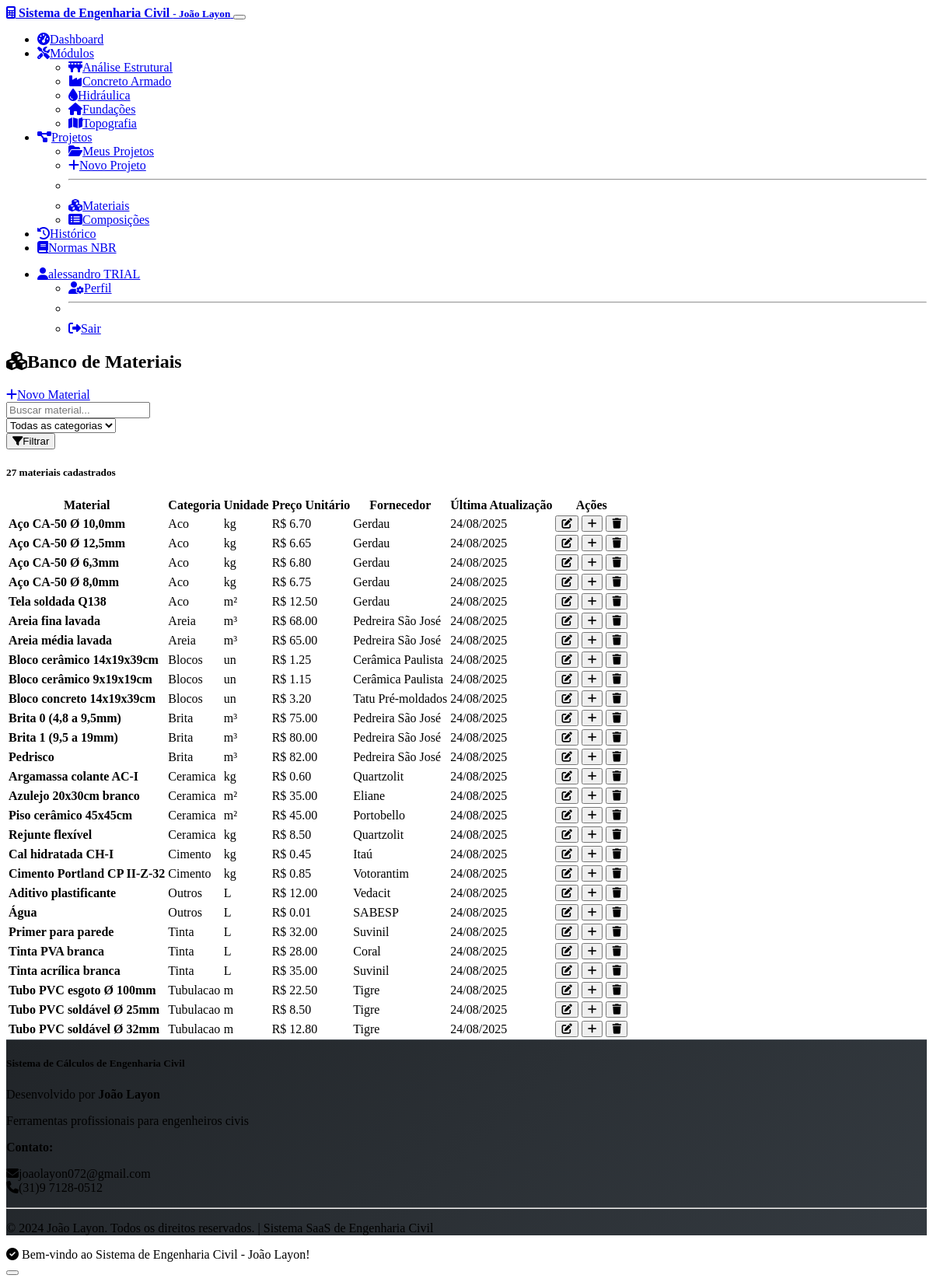
/materials (signed in), run on the app's committed database.
### models.py (models this page shows, shortened)
class User(UserMixin, db.Model):
    id = db.Column(db.Integer, primary_key=True)
    name = db.Column(db.String(100), nullable=False)
    email = db.Column(db.String(120), unique=True, nullable=False)
    password_hash = db.Column(db.String(256), nullable=False)
    plan = db.Column(db.String(20), default='trial')
    plan_expires = db.Column(db.DateTime)
    trial_expires = db.Column(db.DateTime)
    trial_used = db.Column(db.Boolean, default=False)
    role = db.Column(db.String(20), default='engineer')  # admin, engineer, client
    company = db.Column(db.String(200))
    crea_number = db.Column(db.String(50))
    specialization = db.Column(db.String(100))
    phone = db.Column(db.String(20))
    is_active = db.Column(db.Boolean, default=True)  # type: ignore
    created_at = db.Column(db.DateTime, default=datetime.utcnow)
    calculations = db.relationship('Calculation', backref='user', lazy=True)
    payments = db.relationship('Payment', backref='user', lazy=True)
    projects = db.relationship('Project', backref='user', lazy=True)
    def is_admin(self):
        return self.role == 'admin'

class Material(db.Model):
    id = db.Column(db.Integer, primary_key=True)
    name = db.Column(db.String(200), nullable=False)
    category = db.Column(db.String(100), nullable=False)  # cimento, areia, brita, aco, etc.
    unit = db.Column(db.String(10), nullable=False)
    unit_cost = db.Column(db.Float, nullable=False)
    supplier = db.Column(db.String(200))
    last_updated = db.Column(db.DateTime, default=datetime.utcnow)
    compositions = db.relationship('CompositionMaterial', backref='material', lazy=True)

### routes.py (the view)
@app.route('/materials')
@login_required
def materials():
    materials = Material.query.order_by(Material.category, Material.name).all()
    return render_template('materials/index.html', materials=materials)

### app.py (called while the page is built)
@login_manager.user_loader
def load_user(user_id):
    from models import User
    return User.query.get(int(user_id))

### templates/materials/index.html (shortened to what this page needs)
{% extends "base.html" %}
{% block content %}
<div class="row">
    <div class="col-12">
        <div class="d-flex justify-content-between align-items-center mb-4">
            <h2><i class="fas fa-cubes me-2"></i>Banco de Materiais</h2>
            <a href="{{ url_for('new_material') }}" class="btn btn-primary">
                <i class="fas fa-plus me-1"></i>Novo Material
            </a>
        </div>
        {% if materials %}
        <div class="card mb-4">
            <div class="card-body">
                <div class="row">
                    <div class="col-md-6">
                        <input type="text" class="form-control" id="searchMaterial" placeholder="Buscar material...">
                    </div>
                    <div class="col-md-4">
                        <select class="form-select" id="filterCategory">
                            <option value="">Todas as categorias</option>
                        </select>
                    </div>
                    <div class="col-md-2">
                        <button class="btn btn-outline-primary w-100" onclick="filterMaterials()">
                            <i class="fas fa-filter me-1"></i>Filtrar
                        </button>
                    </div>
                </div>
            </div>
        </div>
        <div class="card">
            <div class="card-header">
                <h5 class="mb-0">{{ materials|length }} materiais cadastrados</h5>
            </div>
            <div class="card-body">
                <div class="table-responsive">
                    <table class="table table-striped" id="materialsTable">
                        <thead>
                            <tr>
                                <th>Material</th>
                                <th>Categoria</th>
                                <th>Unidade</th>
                                <th>Preço Unitário</th>
                                <th>Fornecedor</th>
                                <th>Última Atualização</th>
                                <th>Ações</th>
                            </tr>
                        </thead>
                        <tbody>
                            {% for material in materials %}
                            <tr data-category="{{ material.category }}" data-name="{{ material.name.lower() }}">
                                <td>
                                    <strong>{{ material.name }}</strong>
                                </td>
                                <td>
                                    <span class="badge bg-secondary">{{ material.category.title() }}</span>
                                </td>
                                <td>{{ material.unit }}</td>
                                <td class="fw-bold">R$ {{ "%.2f"|format(material.unit_cost) }}</td>
                                <td>{{ material.supplier or '-' }}</td>
                                <td>{{ material.last_updated.strftime('%d/%m/%Y') }}</td>
                                <td>
                                    <div class="btn-group" role="group">
                                        <button class="btn btn-outline-primary btn-sm" onclick="editMaterial({{ material.id }})">
                                            <i class="fas fa-edit"></i>
                                        </button>
                                        <button class="btn btn-outline-success btn-sm" onclick="useMaterial({{ material.id }})">
                                            <i class="fas fa-plus"></i>
                                        </button>
                                        <button class="btn btn-outline-danger btn-sm" onclick="deleteMaterial({{ material.id }})">
                                            <i class="fas fa-trash"></i>
                                        </button>
                                    </div>
                                </td>
                            </tr>
                            {% endfor %}
                        </tbody>
                    </table>
                </div>
            </div>
        </div>
        {% endif %}
    </div>
</div>
{% endblock %}

### templates/base.html (shortened to what this page needs)
<!DOCTYPE html>
<html lang="pt-BR" data-bs-theme="dark">
<head>
    <link href="https://cdn.replit.com/agent/bootstrap-agent-dark-theme.min.css" rel="stylesheet">
    <link rel="stylesheet" href="https://cdnjs.cloudflare.com/ajax/libs/font-awesome/6.4.0/css/all.min.css">
    <link rel="stylesheet" href="{{ url_for('static', filename='css/style.css') }}">
</head>
<body>
    <nav class="navbar navbar-expand-lg navbar-dark bg-dark">
        <div class="container">
            <a class="navbar-brand fw-bold" href="{{ url_for('index') }}">
                <i class="fas fa-calculator me-2"></i>
                Sistema de Engenharia Civil
                <small class="text-muted">- João Layon</small>
            </a>
            <button class="navbar-toggler" type="button" data-bs-toggle="collapse" data-bs-target="#navbarNav">
            </button>
            <div class="collapse navbar-collapse" id="navbarNav">
                <ul class="navbar-nav me-auto">
                    {% if current_user.is_authenticated %}
                    <li class="nav-item">
                        <a class="nav-link" href="{{ url_for('dashboard') }}">
                            <i class="fas fa-tachometer-alt me-1"></i>Dashboard
                        </a>
                    </li>
                    <li class="nav-item dropdown">
                        <a class="nav-link dropdown-toggle" href="#" role="button" data-bs-toggle="dropdown">
                            <i class="fas fa-tools me-1"></i>Módulos
                        </a>
                        <ul class="dropdown-menu">
                            <li><a class="dropdown-item" href="{{ url_for('structural') }}">
                                <i class="fas fa-bridge me-2"></i>Análise Estrutural
                            </a></li>
                            <li><a class="dropdown-item" href="{{ url_for('concrete') }}">
                                <i class="fas fa-industry me-2"></i>Concreto Armado
                            </a></li>
                            <li><a class="dropdown-item" href="{{ url_for('hydraulics') }}">
                                <i class="fas fa-tint me-2"></i>Hidráulica
                            </a></li>
                            <li><a class="dropdown-item" href="{{ url_for('foundations') }}">
                                <i class="fas fa-home me-2"></i>Fundações
                            </a></li>
                            <li><a class="dropdown-item" href="{{ url_for('topography') }}">
                                <i class="fas fa-map me-2"></i>Topografia
                            </a></li>
                        </ul>
                    </li>
                    <li class="nav-item dropdown">
                        <a class="nav-link dropdown-toggle" href="#" role="button" data-bs-toggle="dropdown">
                            <i class="fas fa-project-diagram me-1"></i>Projetos
                        </a>
                        <ul class="dropdown-menu">
                            <li><a class="dropdown-item" href="{{ url_for('projects') }}">
                                <i class="fas fa-folder-open me-2"></i>Meus Projetos
                            </a></li>
                            <li><a class="dropdown-item" href="{{ url_for('new_project') }}">
                                <i class="fas fa-plus me-2"></i>Novo Projeto
                            </a></li>
                            <li><hr class="dropdown-divider"></li>
                            <li><a class="dropdown-item" href="{{ url_for('materials') }}">
                                <i class="fas fa-cubes me-2"></i>Materiais
                            </a></li>
                            <li><a class="dropdown-item" href="{{ url_for('compositions') }}">
                                <i class="fas fa-list-alt me-2"></i>Composições
                            </a></li>
                        </ul>
                    </li>
                    <li class="nav-item">
                        <a class="nav-link" href="{{ url_for('history') }}">
                            <i class="fas fa-history me-1"></i>Histórico
                        </a>
                    </li>
                    <li class="nav-item">
                        <a class="nav-link" href="{{ url_for('technical_standards') }}">
                            <i class="fas fa-book me-1"></i>Normas NBR
                        </a>
                    </li>
                    {% endif %}
                </ul>
                <ul class="navbar-nav">
                    {% if current_user.is_authenticated %}
                    <li class="nav-item dropdown">
                        <a class="nav-link dropdown-toggle" href="#" role="button" data-bs-toggle="dropdown">
                            <i class="fas fa-user me-1"></i>{{ current_user.name }}
                            <span class="badge bg-{% if current_user.plan == 'pro' %}success{% else %}secondary{% endif %} ms-1">
                                {{ current_user.plan.upper() }}
                            </span>
                        </a>
                        <ul class="dropdown-menu">
                            <li><a class="dropdown-item" href="{{ url_for('profile') }}">
                                <i class="fas fa-user-cog me-2"></i>Perfil
                            </a></li>
                            <li><hr class="dropdown-divider"></li>
                            <li><a class="dropdown-item" href="{{ url_for('logout') }}">
                                <i class="fas fa-sign-out-alt me-2"></i>Sair
                            </a></li>
                        </ul>
                    </li>
                    {% endif %}
                </ul>
            </div>
        </div>
    </nav>
    <main class="container my-4">
        {% block content %}{% endblock %}
    </main>
    <footer class="bg-dark text-light py-4 mt-5">
        <div class="container">
            <div class="row">
                <div class="col-md-6">
                    <h5 class="fw-bold">Sistema de Cálculos de Engenharia Civil</h5>
                    <p class="mb-2">Desenvolvido por <strong>João Layon</strong></p>
                    <p class="text-muted small">Ferramentas profissionais para engenheiros civis</p>
                </div>
                <div class="col-md-6 text-md-end">
                    <p class="mb-1"><strong>Contato:</strong></p>
                    <p class="text-muted small">
                        <i class="fas fa-envelope me-1"></i>joaolayon072@gmail.com<br>
                        <i class="fas fa-phone me-1"></i>(31)9 7128-0512
                    </p>
                </div>
            </div>
            <hr class="my-3">
            <div class="row">
                <div class="col-12 text-center">
                    <p class="mb-0 text-muted small">
                        &copy; 2024 João Layon. Todos os direitos reservados. |
                        Sistema SaaS de Engenharia Civil
                    </p>
                </div>
            </div>
        </div>
    </footer>
</body>
</html>

### static/css/style.css (style rules this page uses)
.navbar-brand { font-weight: 700; text-shadow: 0 1px 2px rgba(0, 0, 0, 0.1); }
footer { background: linear-gradient(135deg, #212529 0%, #343a40 100%); border-top: 1px solid #495057; }

### data on the page
User: name "alessandro", plan "TRIAL"
Material: name "Aço CA-50 Ø 10,0mm", category "Aco", unit "kg", unit_cost "6.70", supplier "Gerdau", last_updated "24/08/2025"
Material: name "Aço CA-50 Ø 12,5mm", category "Aco", unit "kg", unit_cost "6.65", supplier "Gerdau", last_updated "24/08/2025"
Material: name "Aço CA-50 Ø 6,3mm", category "Aco", unit "kg", unit_cost "6.80", supplier "Gerdau", last_updated "24/08/2025"
Material: name "Aço CA-50 Ø 8,0mm", category "Aco", unit "kg", unit_cost "6.75", supplier "Gerdau", last_updated "24/08/2025"
Material: name "Tela soldada Q138", category "Aco", unit "m²", unit_cost "12.50", supplier "Gerdau", last_updated "24/08/2025"
Material: name "Areia fina lavada", category "Areia", unit "m³", unit_cost "68.00", supplier "Pedreira São José", last_updated "24/08/2025"
Material: name "Areia média lavada", category "Areia", unit "m³", unit_cost "65.00", supplier "Pedreira São José", last_updated "24/08/2025"
Material: name "Bloco cerâmico 14x19x39cm", category "Blocos", unit "un", unit_cost "1.25", supplier "Cerâmica Paulista", last_updated "24/08/2025"
Material: name "Bloco cerâmico 9x19x19cm", category "Blocos", unit "un", unit_cost "1.15", supplier "Cerâmica Paulista", last_updated "24/08/2025"
Material: name "Bloco concreto 14x19x39cm", category "Blocos", unit "un", unit_cost "3.20", supplier "Tatu Pré-moldados", last_updated "24/08/2025"
Material: name "Brita 0 (4,8 a 9,5mm)", category "Brita", unit "m³", unit_cost "75.00", supplier "Pedreira São José", last_updated "24/08/2025"
Material: name "Brita 1 (9,5 a 19mm)", category "Brita", unit "m³", unit_cost "80.00", supplier "Pedreira São José", last_updated "24/08/2025"
Material: name "Pedrisco", category "Brita", unit "m³", unit_cost "82.00", supplier "Pedreira São José", last_updated "24/08/2025"
Material: name "Argamassa colante AC-I", category "Ceramica", unit "kg", unit_cost "0.60", supplier "Quartzolit", last_updated "24/08/2025"
Material: name "Azulejo 20x30cm branco", category "Ceramica", unit "m²", unit_cost "35.00", supplier "Eliane", last_updated "24/08/2025"
Material: name "Piso cerâmico 45x45cm", category "Ceramica", unit "m²", unit_cost "45.00", supplier "Portobello", last_updated "24/08/2025"
Material: name "Rejunte flexível", category "Ceramica", unit "kg", unit_cost "8.50", supplier "Quartzolit", last_updated "24/08/2025"
Material: name "Cal hidratada CH-I", category "Cimento", unit "kg", unit_cost "0.45", supplier "Itaú", last_updated "24/08/2025"
Material: name "Cimento Portland CP II-Z-32", category "Cimento", unit "kg", unit_cost "0.85", supplier "Votorantim", last_updated "24/08/2025"
Material: name "Aditivo plastificante", category "Outros", unit "L", unit_cost "12.00", supplier "Vedacit", last_updated "24/08/2025"
Material: name "Água", category "Outros", unit "L", unit_cost "0.01", supplier "SABESP", last_updated "24/08/2025"
Material: name "Primer para parede", category "Tinta", unit "L", unit_cost "32.00", supplier "Suvinil", last_updated "24/08/2025"
Material: name "Tinta PVA branca", category "Tinta", unit "L", unit_cost "28.00", supplier "Coral", last_updated "24/08/2025"
Material: name "Tinta acrílica branca", category "Tinta", unit "L", unit_cost "35.00", supplier "Suvinil", last_updated "24/08/2025"
Material: name "Tubo PVC esgoto Ø 100mm", category "Tubulacao", unit "m", unit_cost "22.50", supplier "Tigre", last_updated "24/08/2025"
Material: name "Tubo PVC soldável Ø 25mm", category "Tubulacao", unit "m", unit_cost "8.50", supplier "Tigre", last_updated "24/08/2025"
Material: name "Tubo PVC soldável Ø 32mm", category "Tubulacao", unit "m", unit_cost "12.80", supplier "Tigre", last_updated "24/08/2025"

### other printed values
{{ materials|length }} "27"
